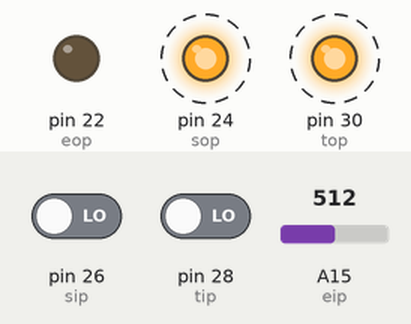
Simulated run of this sketch. Board: Arduino Mega 2560, built with avr-gcc and run on an emulated ATmega2560. Shown: output pins drawn as LEDs (lit = HIGH). Dashed ring = blinking. The inputs (shaded band) are chosen by the test bench; at power-on: A15 (eip) = 512, pin 26 (sip) LOW, pin 28 (tip) LOW.

Above: at 1.2 s.
1.3 s: A15 (eip) set to 189
4.3 s: A15 (eip) set to 209
At 6.68 s:
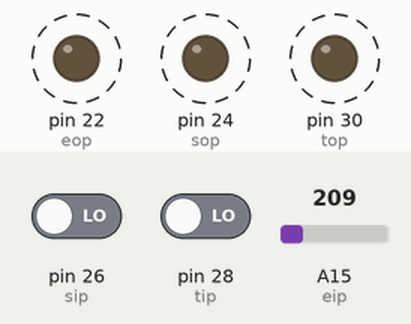
7.3 s: A15 (eip) set to 99
At 8.48 s:
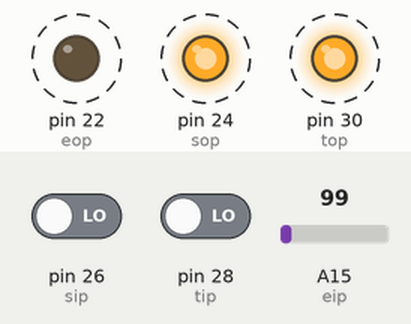
Timing chart, 0 to 16.3 s (numbered marks = the images above; inputs shaded):
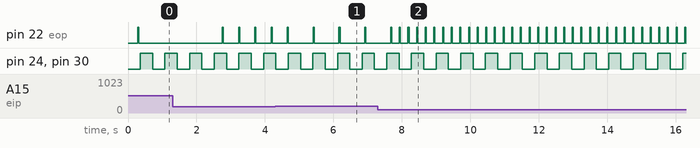

Measured:
- after the input at 4.3 s, pin 22 (eop): alternates HIGH for 0.03 s and LOW for 0.72 s, starting after 1.1 s
- after the input at 7.3 s, pin 22 (eop): alternates HIGH for 0.03 s and LOW for 0.22 s, starting after 0.63 s
- by itself, pin 22 (eop): alternates HIGH for 0.03 s and LOW for 0.45 s
- by itself, pin 24 (sop), pin 30 (top): alternates HIGH for 0.36 s and LOW for 0.36 s

The sketch:

IGuF_1.01.ino
```cpp
// (licence header left out)
//*****Speedometer Variables*****\\
  // Speedometer Mode (sm)
    boolean sm = 1;      // 0 = low frequency vsss, 1 = high frequency vss
  // Speedometer Multiplier (sx)
    float sx = 1.76;     // This variable is for drivetrain multiplier, FD, wheel/tire size, VSS type will all affect wheel speed calibration. This variable is in place to allow for easy fine tuning.

//*****Tachometer Variables*****\\
  // Tachometer Mode (tm)
    boolean tm = 1;          // 0 = traditional/accurate RPM, 1 = Redline Centric Mode
  // Redline RPM (rl)
    int rl = 7100;       // This variable is referenced when the tachometer mode is set to Redline Centric Mode. The IGuF will adjust the output of the tach so that the file bars will illuminate at this RPM

//*****ECT Variables*****\\
  // Bar Temps (bt3-13)
    int bt3 = 359;
    int bt5 = 259;
    int bt7 = 199;
    int bt9 = 129;
    int bt11 = 109;
    int bt13 = 49;

/**************** End User Configurable Settings **************************/


// Define Pins
  // Input Pins
    const int eip =  A15;             // ECT input pin
    const int sip =  26;              // Speedo input pin
    const int tip =  28;              // Tach input pin
    const int i1p =  34;              // IMA input 1 digital pin
    //const int i1p =  A14;           // IMA input 1 analog pin
    const int i2p =  36;              // IMA input 2 digital pin
    //const int i2p =  A13;           // IMA input 2 analog pin
  // Output Pins
    const int eop =  22;              // the number of the Speedometer pin
    const int sop =  24;              // the number of the Speedometer pin
    const int top =  30;              // the number of the Speedometer pin
    const int met =  18;              // the serial pin driving comms to the LTC1487
    const int kap =  38;              // the number of the IMA keep alive signal output pin

// Define Variables
    // ECT Variables
      unsigned long eopT = 4425;      // the duration of the speedometer off pulse (microseconds)
      unsigned long eipV = 0;         // the duration of the high side of the input square wave
    // Speedometer Variables
      unsigned long sipTime = 0;      // the duration of the high side of the input square wave
      float dt = sx / 4.42857;
      float vx = sx / 0.125;
      int long sto = 30000;           // Timeout in ms for the speedomiter pulsein reading
    // Tachometer Variables
      unsigned long tipTime = 0;      // the duration of the high side of the input square wave
      float rx = 0.08680556;          // multiplier for accurate RPM
      float qx2 = ((1000000 / (rl / 30)) / 2);
      float qx = 180 / qx2;
    //storage variables
      boolean toggle0 = 0;            // toggle variable for ECT
      boolean toggle1 = 0;            // toggle variable for Speedometer
      boolean toggle2 = 0;            // toggle variable for Tach

void setup(){
  // Set pin types
    pinMode(eip, INPUT);
    pinMode(eop, OUTPUT);
    pinMode(sip, INPUT);
    pinMode(sop, OUTPUT);
    pinMode(tip, INPUT);
    pinMode(top, OUTPUT);

  // Set tach to appropriate mode
    if (tm) {
      rx = qx;
    } else {
      rx = rx;
    }
  // Set speedo to appropriate mode
    if (sm) {
      dt = dt;
    } else {
      dt = vx;
      sto = 100000;
    }

cli(); // stop interrupts

  // configure timer5 for ECT
    TCCR5A = 0;                           // set entire TCCR3A register to 0
    TCCR5B = 0;                           // same for TCCR3B
    TCNT5  = 0;                           //initialize counter value to 0
    OCR5A = 210;                          // set compare match register for 1hz increments
    TCCR5B |= (1 << WGM52);               // turn on CTC mode
    TCCR5B |= (1 << CS52) | (1 << CS50);  // Set CS12 bit for 1024 prescaler
    TIMSK5 |= (1 << OCIE5A);              // enable timer compare interrupt

  // configure timer4 for Speedometer
    TCCR3A = 0;                           // set entire TCCR4A register to 0
    TCCR3B = 0;                           // same for TCCR4B
    TCNT3  = 0;                           //initialize counter value to 0
    OCR3A = 22500;                        // set compare match register for 1hz increments
    TCCR3B |= (1 << WGM32);               // turn on CTC mode
    TCCR3B |= (1 << CS32);                // Set CS12 bit for 256 prescaler
    TIMSK3 |= (1 << OCIE3A);              // enable timer compare interrupt

  //  configure timer3 for Tachometer
    TCCR4A = 0;                           // set entire TCCR5A register to 0
    TCCR4B = 0;                           // same for TCCR5B
    TCNT4  = 0;                           //initialize counter value to 0
    OCR4A = 22500;                          // set compare match register for 1hz increments
    TCCR4B |= (1 << WGM42);               // turn on CTC mode
    TCCR4B |= (1 << CS42);                // Set CS12 bit for 256 prescaler
    TIMSK4 |= (1 << OCIE4A);              // enable timer compare interrupt

sei();//allow interrupts

}//end setup

// Timer 5 interrupt sequence for ECT
  ISR(TIMER5_COMPA_vect){
   //Toggle the eop pin at the desired frequency.
    if (toggle0){
      digitalWrite(eop,HIGH);
      toggle0 = 0;
      OCR5A = 469; //30ms high time
    }
    else{
      digitalWrite(eop,LOW);
      toggle0 = 1;
      // Transform the input length to output length
      OCR5A = eopT;
    }
  }

// Timer 3 interrupt sequence for Speedometer
  ISR(TIMER3_COMPA_vect){
   // Transform the input length to output length
   if (sipTime > 0){
   OCR3A = sipTime / dt;
   }
   //Toggle the spd pin at the desired frequency.
    if (toggle1){
      digitalWrite(sop,HIGH);
      toggle1 = 0;
    }
    else{
      digitalWrite(sop,LOW);
      toggle1 = 1;
    }
  }

// Timer 4 interrupt sequence for Tachometer
  ISR(TIMER4_COMPA_vect){
   // Transform the input length to output length
   if (tipTime > 0){
   OCR4A = tipTime * rx;
   }
   //Toggle the spd pin at the desired frequency.
    if (toggle2){
      digitalWrite(top,HIGH);
      toggle2 = 0;
    }
    else{
      digitalWrite(top,LOW);
      toggle2 = 1;
    }
  }

void loop(){
  // Define variable for current micros
    unsigned long currentMicros = micros();
  // Capture input values
    eipV = analogRead(eip);                // ECT input pin voltage (0-1023)
    sipTime = pulseIn(sip, LOW, sto);    // Speedometer pulse time
    tipTime = pulseIn(tip, LOW, 40000);    // Tachometer pulse time

  // Logic to figure out appropriate OCR5A length.
    if (eipV <= 49){
      eopT = 2460;  //Value will display 13-14 bars
    } else if ((eipV <= 109) && (eipV > 49)){
        eopT = 3477; //Value to display 11-12 bars
      } else if ((eipV <=129) && (eipV > 109)){
        eopT = 4966; //Value to display 9-10 bars
      } else if ((eipV <= 199) && (eipV > 129)){
        eopT = 6954; //Value to display 7-8 bars
      } else if ((eipV <= 259) && (eipV > 199)){
        eopT = 11324; //Value to display 5-6 bars
      } else if ((eipV <= 359) && (eipV > 259)){
        eopT = 17388; //Value to display 3-4 bars
      } else { eopT = 38111;}
}
```
